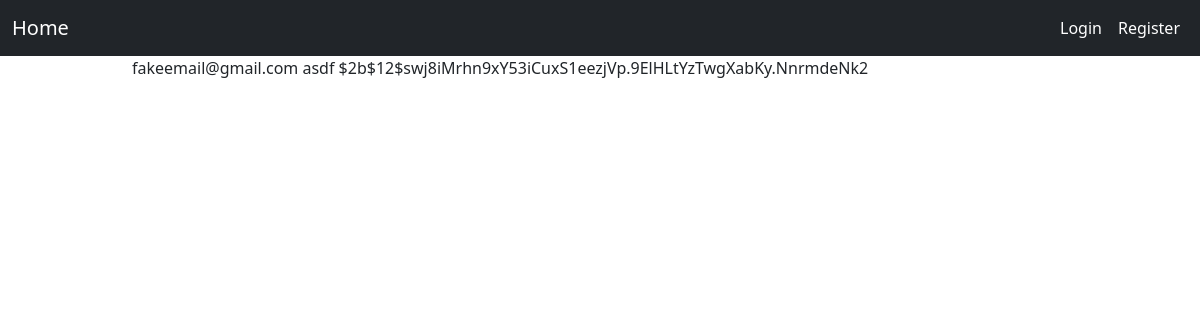
Page /users_list on the earlier database version.
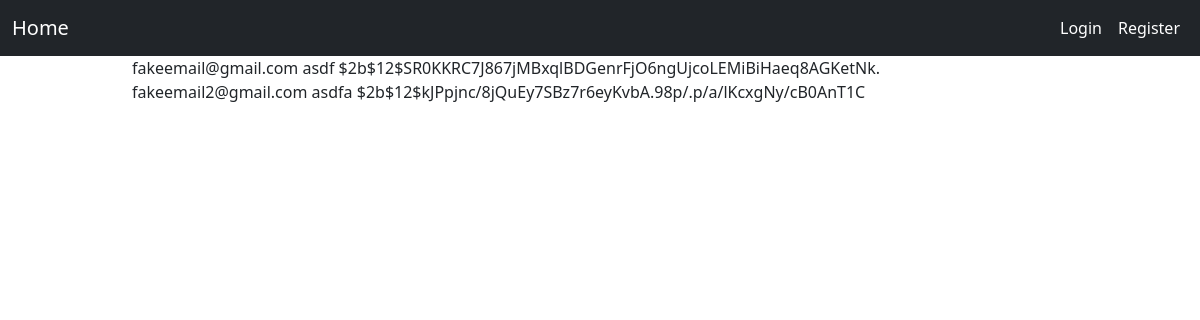
Same page on the later database version.
### webapp/models.py (models this page shows, shortened)
class User(db.Model, UserMixin):
    id = db.Column(db.Integer, primary_key=True)
    username= db.Column(db.String(20), nullable=False)
    password= db.Column(db.String(50), nullable=False)
    email= db.Column(db.String(50), nullable=False)
    about = db.Column(db.Text)
    profile_image = db.Column(db.String(100), nullable=False, default='no_image.jpg')
    time = db.Column(db.DateTime, nullable=False, default=datetime.utcnow)
    posts = db.relationship('Post', backref='author', lazy=True)
    comments = db.relationship('Comment', backref='author', lazy=True)
    following = db.relationship('Follow',
                foreign_keys=[Follow.follower_id],
                backref=db.backref('follower', lazy='joined'),
                lazy='dynamic',
                cascade='all, delete-orphan')
    follower = db.relationship('Follow',
                foreign_keys=[Follow.following_id],
                backref=db.backref('following', lazy='joined'),
                lazy='dynamic',
                cascade='all, delete-orphan')

### webapp/account/routes.py (the view)
@account.route("/users_list", methods=["GET", "POST"])
def user_list():
    users = User.query.order_by(User.id)
    return render_template('users_list.html', users=users)

### webapp/templates/users_list.html
{% extends 'base.html' %}
{% from "_formhelpers.html" import render_field, render_button, render_remember %}
{% block body %}
{% for user in users %}
<div>{{user.email}} {{user.username}} {{user.password}}</div>
{% endfor %}
{% endblock %}

### webapp/templates/base.html (shortened to what this page needs)
<!DOCTYPE html>
<html lang="en">
<head>
    <link href="{{ url_for('static', filename='node_modules/bootstrap/dist/css/bootstrap.css') }}"
    rel="stylesheet"
>
    <nav class="navbar navbar-expand-lg navbar-dark bg-dark">
      <div class="container-fluid">
        <a class="navbar-brand" href="{{url_for('main.home')}}">Home</a>
        <div class="collapse navbar-collapse" id="navbarSupportedContent">
          <ul class="navbar-nav ms-auto mb-2 mb-lg-0">
            {% if current_user.is_authenticated %}
            <li class="nav-item">
              <a class="nav-link active" aria-current="page" href="{{url_for('account.profile', user_id=current_user.id)}}">Profile</a>
            </li>
            <li class="nav-item">
              <a class="nav-link active" aria-current="page" href="{{url_for('post.create_post')}}">Create Post</a>
            </li>
            <li class="nav-item">
              <a class="nav-link active" aria-current="page" href="{{url_for('account.logout')}}">Logout</a>
            </li>
            {% else %}
            <li class="nav-item">
              <a class="nav-link active" aria-current="page" href="{{url_for('account.login')}}">Login</a>
            </li>
            <li class="nav-item">
              <a class="nav-link active" aria-current="page" href="{{url_for('account.register')}}">Register</a>
            </li>
            {% endif %}
          </ul>
        </div>
      </div>
    </nav>
</head>
<body>
  <div class="container-sm" style="max-width:80%;">
  {% block body %}
  {% endblock %}
  </div>
</body>
</html>

Differences in the rows shown:
changed User "fakeemail@gmail.com": password "$2b$12$swj8iMrhn9xY53iCuxS1eezjVp.9ElHLtYzTwgXabKy.NnrmdeNk2" → "$2b$12$SR0KKRC7J867jMBxqlBDGenrFjO6ngUjcoLEMiBiHaeq8AGKetNk."
added User: email "fakeemail2@gmail.com", username "asdfa", password "$2b$12$kJPpjnc/8jQuEy7SBz7r6eyKvbA.98p/.p/a/lKcxgNy/cB0AnT1C"
